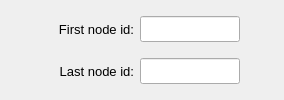
       <widget class="QFrame" name="selection_frame">
        <property name="minimumSize">
         <size>
          <width>0</width>
          <height>80</height>
         </size>
        </property>
        <property name="maximumSize">
         <size>
          <width>16777215</width>
          <height>140</height>
         </size>
        </property>
        <property name="frameShape">
         <enum>QFrame::NoFrame</enum>
        </property>
        <property name="frameShadow">
         <enum>QFrame::Raised</enum>
        </property>
        <layout class="QGridLayout" name="gridLayout_31" rowstretch="0,0">
         <property name="leftMargin">
          <number>4</number>
         </property>
         <property name="topMargin">
          <number>4</number>
         </property>
         <property name="rightMargin">
          <number>4</number>
         </property>
         <property name="bottomMargin">
          <number>4</number>
         </property>
         <property name="horizontalSpacing">
          <number>6</number>
         </property>
         <property name="verticalSpacing">
          <number>4</number>
         </property>
         <item row="0" column="1">
          <widget class="QLabel" name="label_first_node_id">
           <property name="minimumSize">
            <size>
             <width>90</width>
             <height>26</height>
            </size>
           </property>
           <property name="maximumSize">
            <size>
             <width>100</width>
             <height>26</height>
            </size>
           </property>
           <property name="font">
            <font>
             <pointsize>10</pointsize>
             <weight>50</weight>
             <bold>false</bold>
            </font>
           </property>
           <property name="text">
            <string>First node id:</string>
           </property>
           <property name="alignment">
            <set>Qt::AlignRight|Qt::AlignTrailing|Qt::AlignVCenter</set>
           </property>
          </widget>
         </item>
         <item row="0" column="3">
          <spacer name="horizontalSpacer_9">
           <property name="orientation">
            <enum>Qt::Horizontal</enum>
           </property>
           <property name="sizeHint" stdset="0">
            <size>
             <width>40</width>
             <height>20</height>
            </size>
           </property>
          </spacer>
         </item>
         <item row="0" column="2">
          <widget class="QLineEdit" name="lineEdit_first_node_id">
           <property name="minimumSize">
            <size>
             <width>100</width>
             <height>26</height>
            </size>
           </property>
           <property name="maximumSize">
            <size>
             <width>100</width>
             <height>26</height>
            </size>
           </property>
           <property name="font">
            <font>
             <pointsize>10</pointsize>
             <kerning>false</kerning>
            </font>
           </property>
           <property name="tabletTracking">
            <bool>false</bool>
           </property>
           <property name="focusPolicy">
            <enum>Qt::StrongFocus</enum>
           </property>
           <property name="styleSheet">
            <string notr="true"/>
           </property>
           <property name="alignment">
            <set>Qt::AlignCenter</set>
           </property>
          </widget>
         </item>
         <item row="0" column="0">
          <spacer name="horizontalSpacer_10">
           <property name="orientation">
            <enum>Qt::Horizontal</enum>
           </property>
           <property name="sizeHint" stdset="0">
            <size>
             <width>40</width>
             <height>20</height>
            </size>
           </property>
          </spacer>
         </item>
         <item row="1" column="1">
          <widget class="QLabel" name="label_last_node_id">
           <property name="minimumSize">
            <size>
             <width>90</width>
             <height>26</height>
            </size>
           </property>
           <property name="maximumSize">
            <size>
             <width>100</width>
             <height>26</height>
            </size>
           </property>
           <property name="font">
            <font>
             <pointsize>10</pointsize>
             <weight>50</weight>
             <bold>false</bold>
            </font>
           </property>
           <property name="text">
            <string>Last node id:</string>
           </property>
           <property name="alignment">
            <set>Qt::AlignRight|Qt::AlignTrailing|Qt::AlignVCenter</set>
           </property>
          </widget>
         </item>
         <item row="1" column="2">
          <widget class="QLineEdit" name="lineEdit_last_node_id">
           <property name="minimumSize">
            <size>
             <width>100</width>
             <height>26</height>
            </size>
           </property>
           <property name="maximumSize">
            <size>
             <width>100</width>
             <height>26</height>
            </size>
           </property>
           <property name="font">
            <font>
             <pointsize>10</pointsize>
             <kerning>false</kerning>
            </font>
           </property>
           <property name="tabletTracking">
            <bool>false</bool>
           </property>
           <property name="focusPolicy">
            <enum>Qt::StrongFocus</enum>
           </property>
           <property name="styleSheet">
            <string notr="true"/>
           </property>
           <property name="alignment">
            <set>Qt::AlignCenter</set>
           </property>
          </widget>
         </item>
        </layout>
       </widget>
